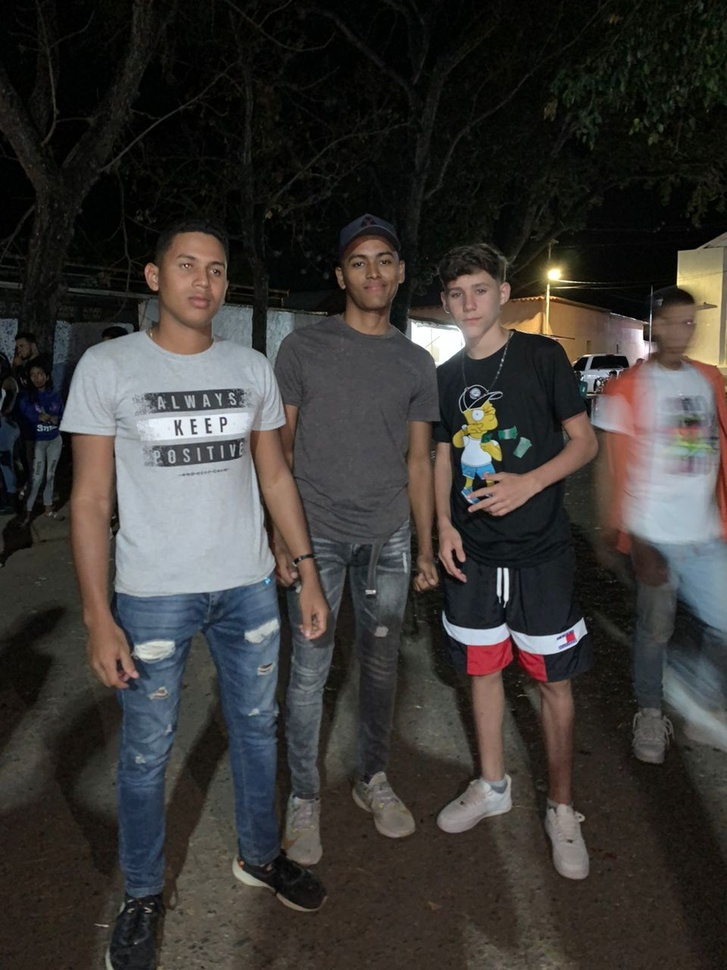
#> input picture ejemplo.jpeg, 727 x 970 px, shrunk from 960 x 1280 before the run
$ python main2.py
#> lines starting #> are read from the running program, lines starting #| are printed output that depends on the picture
import cv2
face_cascade = cv2.CascadeClassifier('haarcascade_frontalface_default.xml')

img = cv2.imread('ejemplo.jpeg')
#> img is the input picture: shape (970, 727, 3); mean B, G, R 52.6, 55.3, 57.8

gray = cv2.cvtColor(img, cv2.COLOR_BGR2GRAY)
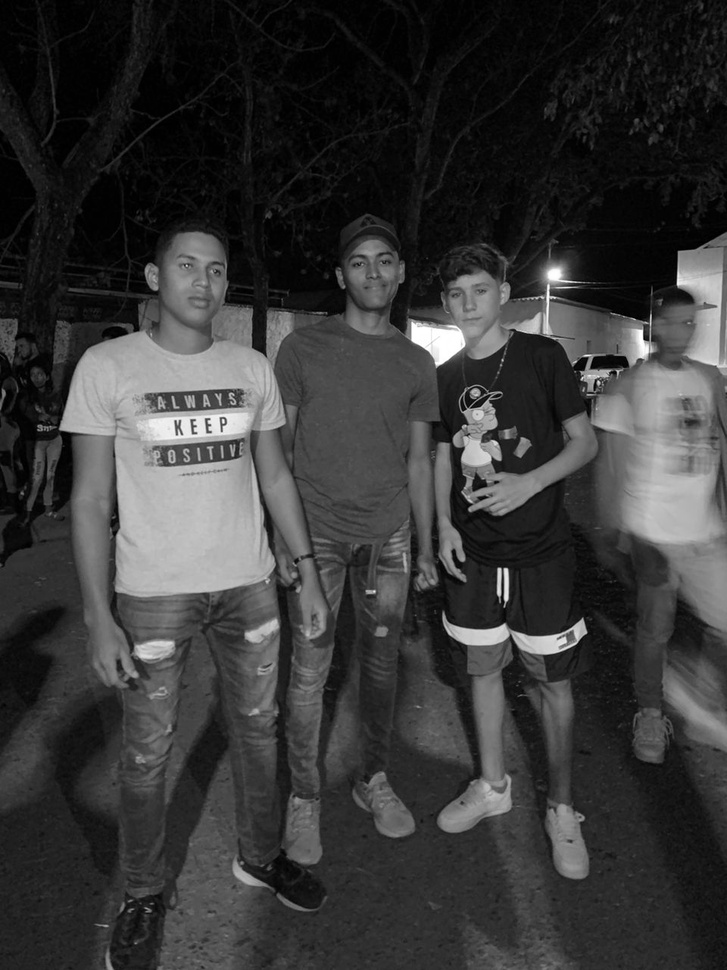
#> gray: shape (970, 727); min 0, max 255, mean 55.8

#> (the run stopped early here; a loop or call above may not have finished)
